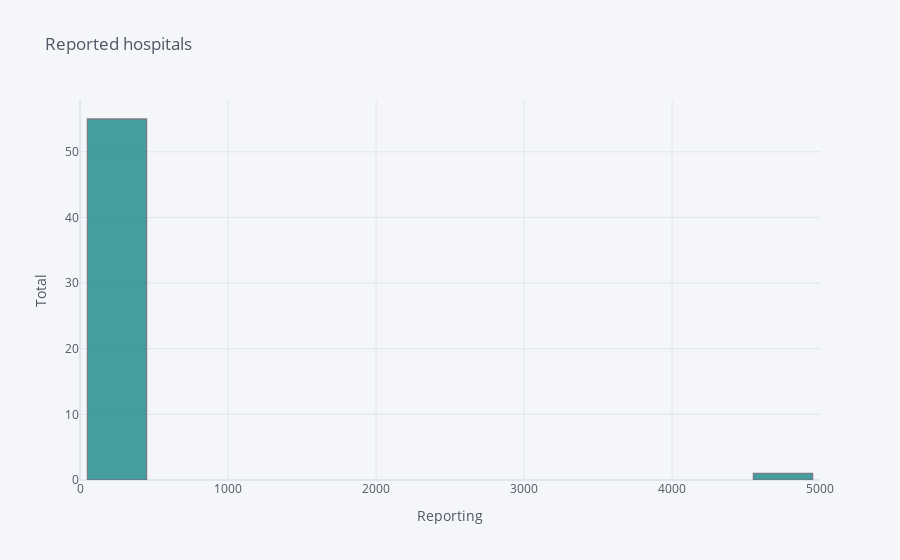

Notebook source saved alongside this figure:
### Code cell
df['Reported'].iplot(kind='hist', opacity=0.75, color='rgb(12, 128, 128)', title='Reported hospitals', yTitle='Total', xTitle='Reporting', bargap = 0.20)

### Figure 1 — Plotly figure (JSON) as saved in the notebook; plotly's stock layout.template omitted (floating-point values rounded to 4 significant figures)
{"data": [{"histfunc": "count", "histnorm": "", "marker": {"color": "rgba(12, 128, 128, 1.0)", "line": {"color": "#4D5663", "width": 1.3}}, "name": "Reported", "opacity": 0.75, "orientation": "v", "type": "histogram", "x": [13, 96, 84, 1, 73, 353, 90, 32, 10, 8, 206, 142, 2, 24, 115, 45, 175, 125, 134, 98, 146, 73, 45, 33, 140, 126, 115, 100, 59, 109, 44, 93, 26, 73, 40, 41, 161, 184, 119, 60, 176, 54, 11, 65, 57, 106, 445, 50, 87, 2, 14, 91, 131, 49, 26, 4977]}], "layout": {"bargap": 0.2, "barmode": "overlay", "legend": {"bgcolor": "#F5F6F9", "font": {"color": "#4D5663"}}, "paper_bgcolor": "#F5F6F9", "plot_bgcolor": "#F5F6F9", "title": {"font": {"color": "#4D5663"}, "text": "Reported hospitals"}, "xaxis": {"gridcolor": "#E1E5ED", "showgrid": true, "tickfont": {"color": "#4D5663"}, "title": {"font": {"color": "#4D5663"}, "text": "Reporting"}, "zerolinecolor": "#E1E5ED"}, "yaxis": {"gridcolor": "#E1E5ED", "showgrid": true, "tickfont": {"color": "#4D5663"}, "title": {"font": {"color": "#4D5663"}, "text": "Total"}, "zerolinecolor": "#E1E5ED"}}}
